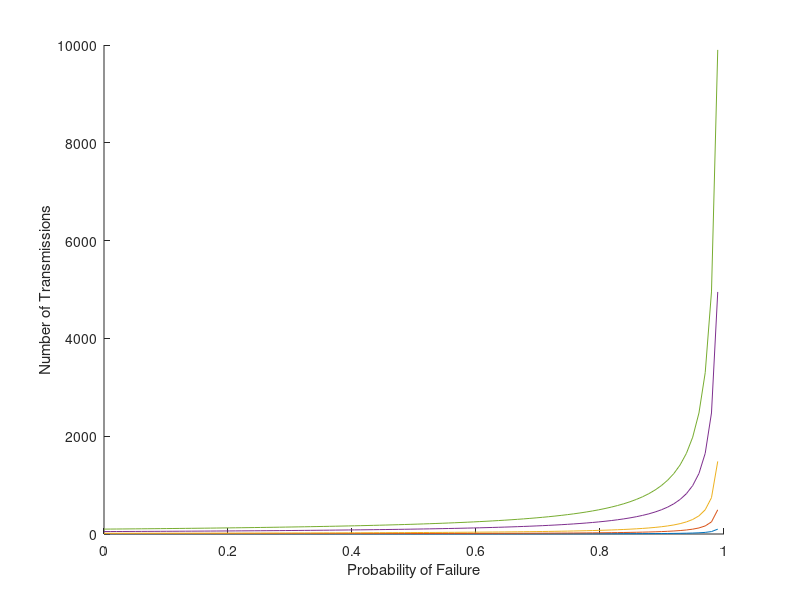

MATLAB code to generate this figure: (Note: this script raises an error after producing the figure.)
% X is probability of Failure
% Y is number of transmissions
% Logarithmic y-scale
% Formula: K/(1-p)

% Start of all K figure
f = figure("Name", "Single Link: All K's");
axes;
xlabel("Probability of Failure");
ylabel("Number of Transmissions");
hold all;

% Calculated
% Iterates through each K
for k = [1, 5, 15, 50, 100]
    x = linspace(0, 1);
    % The E(z) equation
    y = k ./ (1-x);
    plot(x,y);
end

% Simulated
% Iterates through each x, represents the probability of failure
for x = 1:9
    % Iterates through each K
    for k = [1, 5, 15, 50, 100]
        % SImulation function
        y = runSingleLinkSim(k, x ./ 10, 1000);
        plot(x ./ 10, y, "-o", "Color", [0 0 0]);
    end
end

yscale("log");
%------------------------------------------------------------------

% K - 1
buildGraph(1);

% K - 5
buildGraph(5);

% K - 15
buildGraph(15);

% K - 50
buildGraph(50);

% K - 100
buildGraph(100);

%-----------------------------------------------------------------

% buildGraph(k) - builds the graph for each k value
%   k - the number of packets in the message
% return - None, creates a figure
function buildGraph(k)
    f = figure("Name", "Singular Link: K-" + k);
    axes;
    hold all;

    xlabel("Probability of Failure");
    ylabel("Number of Transmissions")

    % Calculated
    x = linspace(0, 1);
    y = k ./ (1-x);
    plot(x,y);

    % Simulated
    for x = 1:9
        y = runSingleLinkSim(k, x ./ 10, 1000);
        plot(x ./ 10, y, "-o", "Color", [0 0 0]);
    end

    yscale("log");
end



